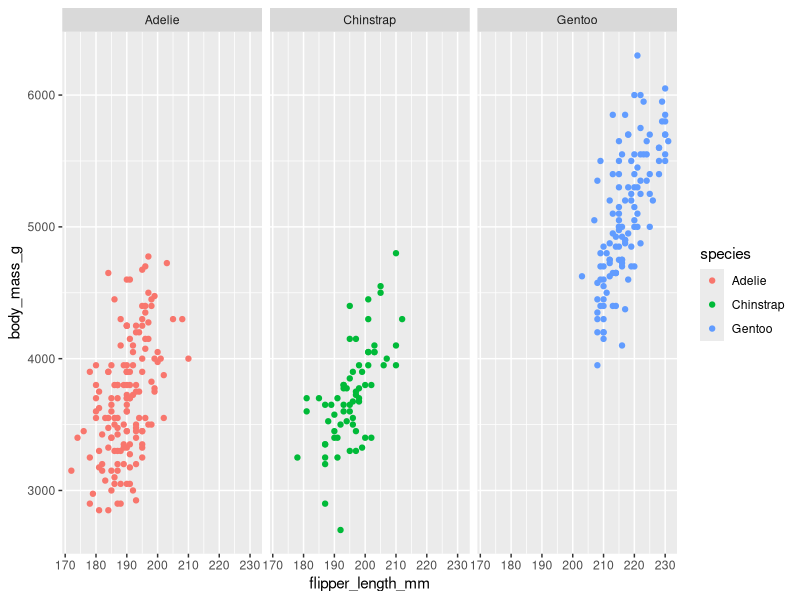
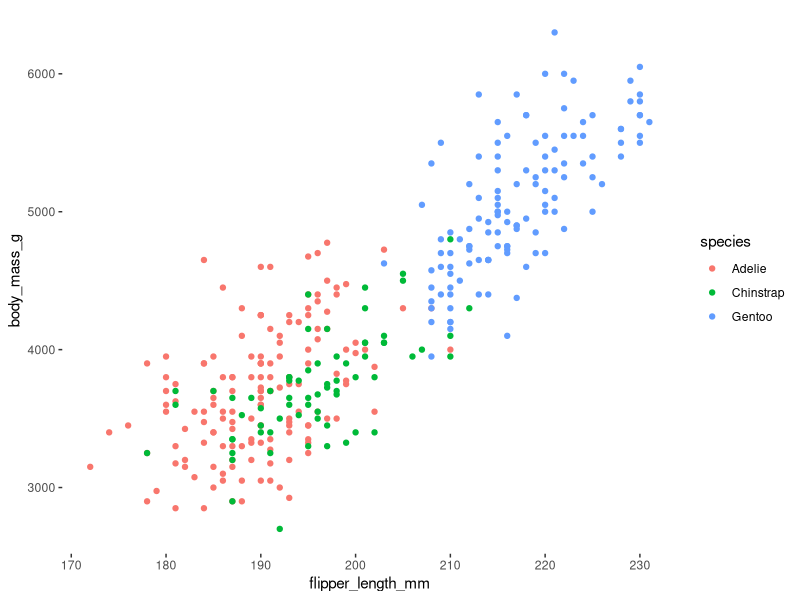

Reproduce these figures in R, in order.
library(ggplot2)
library(palmerpenguins)
View(penguins)
ggplot(data=penguins) +
  geom_point(mapping=aes(x=flipper_length_mm,y=body_mass_g,color=species))+
  facet_wrap(~species)

ggplot(data=penguins,aes(x=flipper_length_mm,y=body_mass_g))+ 
  geom_point(aes(color=species))+
  theme(panel.background = element_blank())

install.packages('rmarkdown')

